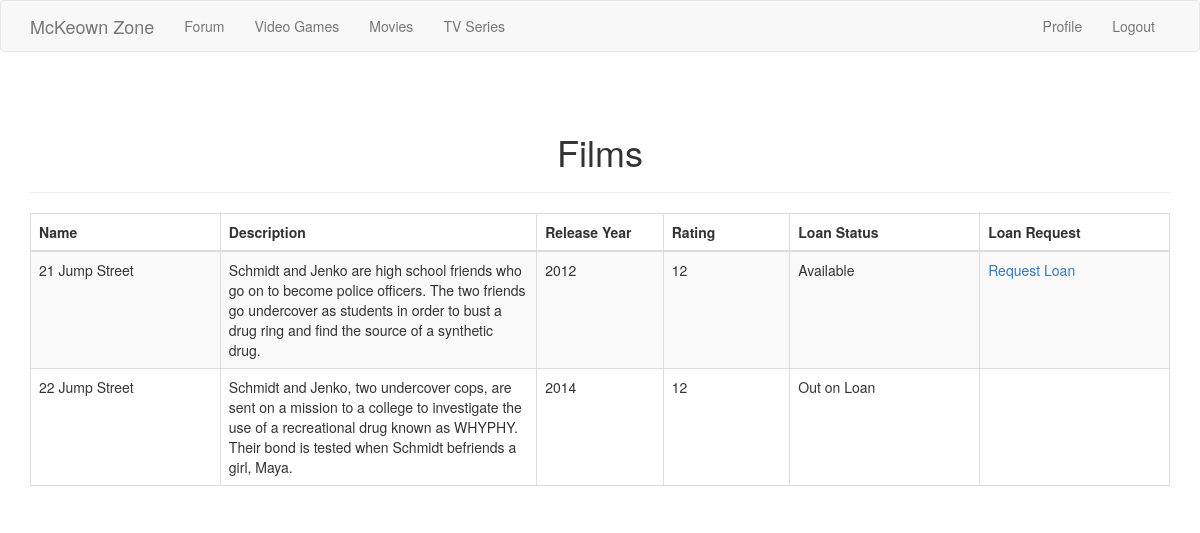
The app's page /films (signed in) with its own data.
### app/models.py (models this page shows)
class Film(db.Model):
	id = db.Column(db.Integer, primary_key=True)
	name = db.Column(db.String(50))
	description = db.Column(db.String(250))
	release_year = db.Column(db.Integer)
	rating = db.Column(db.Integer)
	loan_status = db.Column(db.String(150))
	last_update = db.Column(db.DateTime, default=datetime.utcnow)

### app/routes.py (the view)
@app.route('/films')
@login_required
def films():
	films = Film.query.all()
	return render_template ('films.html', films=films, title="Films")

### app/models.py (called while the page is built)
@login.user_loader
def load_user(id):
	return User.query.get(int(id));

### app/routes.py (called while the page is built)
@app.before_request
def before_request():
	if current_user.is_authenticated:
		current_user.last_seen = datetime.utcnow()
		db.session.commit()

### app/templates/films.html (shortened to what this page needs)
{% import "bootstrap/utils.html" as utils %}
{% extends "base.html" %}
{% block app_content %}
<div class="content-section">
  <div class="outer">
    <div class="middle">
      <div class="inner">
        <br/>
        <br/>
        <h1 style="text-align:center;">Films</h1>
        {% if films %}
          <hr class="intro-divider">
          <div class="center">
            <table class="table table-striped table-bordered">
              <thead>
                <tr>
                  <th width="15%"> Name </th>
                  <th width="25%"> Description </th>
                  <th width="10%"> Release Year </th>
                  <th width="10%"> Rating </th>
                  <th width="15%"> Loan Status </th>
                  <th width="15%"> Loan Request </th>
                </tr>
              </thead>
              <tbody>
              {% for film in films %}
              <tr>
                <td> {{ film.name }} </td>
                <td> {{ film.description }} </td>
                <td> {{ film.release_year }} </td>
                <td> {{ film.rating }} </td>
                <td> {{ film.loan_status }} </td>
                <td>
                  {% if film.loan_status == "Available"  %}
                    <a href="{{ url_for('filmloan', id=film.id) }}">
                       Request Loan
                    </a>
                    {% endif %}
              </td>
                </tr>
              {% endfor %}
              </tbody>
            </table>
          </div>
        {% else %}
          <div style="text-align: center">
            <h3> No Films have been added. </h3>
            <hr class="intro-divider">
        {% endif %}
      </div>
    </div>
  </div>
</div>
{% endblock %}

### records on screen
Film: name "21 Jump Street", description "Schmidt and Jenko are high school friends who go on to become police officers. The two friends go undercover as students in order to bust a drug ring and find the source of a synthetic drug.", release_year "2012", rating "12", loan_status "Available"
Film: name "22 Jump Street", description "Schmidt and Jenko, two undercover cops, are sent on a mission to a college to investigate the use of a recreational drug known as WHYPHY. Their bond is tested when Schmidt befriends a girl, Maya.", release_year "2014", rating "12", loan_status "Out on Loan"
